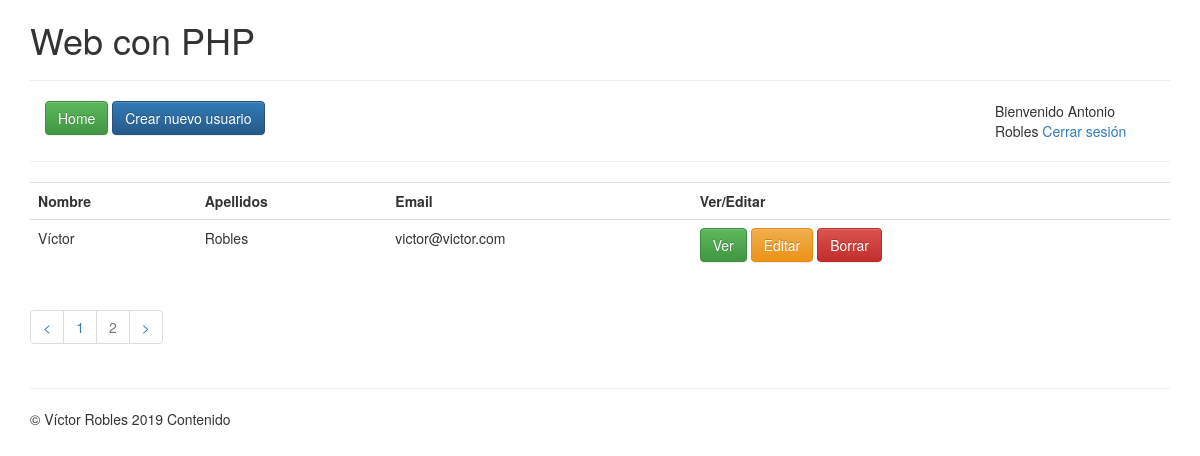
Page /app/index.php?page=2 (signed in) on the committed database.
### tables this page shows
CREATE TABLE `users` (
  `user_id` int(255) NOT NULL,
  `name` varchar(50) DEFAULT NULL,
  `surname` varchar(255) DEFAULT NULL,
  `bio` text,
  `email` varchar(255) DEFAULT NULL,
  `password` varchar(255) DEFAULT NULL,
  `role` varchar(20) DEFAULT NULL,
  `image` varchar(255) DEFAULT NULL
);

### app/index.php (the view, shortened to what this page needs)
<?php
include 'includes/header.php';
$users = mysqli_query($db, "SELECT * FROM users");
$num_total_users = mysqli_num_rows($users);
if($num_total_users > 0){
	$rows_per_page = 3;
	$page = false;
	if(isset($_GET["page"])){
		$page = $_GET["page"];
	}
	if(!$page){
		$start = 0;
		$page = 1;
	}else{
		$start = ($page-1) * $rows_per_page;
	}
	$total_pages = ceil($num_total_users / $rows_per_page);
	$sql="SELECT * FROM users ORDER BY user_id DESC LIMIT {$start}, {$rows_per_page};";
	$users = mysqli_query($db, $sql);
}else{
	echo "No hay usuarios";
}
?>
<table class="table">
	<tr>
		<th>Nombre</th>
		<th>Apellidos</th>
		<th>Email</th>
		<th>Ver/Editar</th>
	</tr>
	<?php while ($user = mysqli_fetch_assoc($users)) { ?>
	<tr>
		<td><?=$user["name"]?></td>
		<td><?=$user["surname"]?></td>
		<td><?=$user["email"]?></td>
		<td>
			<a href="ver.php?id=<?=$user["user_id"]?>" class="btn btn-success">Ver</a>
			<a href="editar.php?id=<?=$user["user_id"]?>" class="btn btn-warning">Editar</a>
			<?php if(isset($_SESSION["logged"]) && $_SESSION["logged"]["role"] == 1){ ?>
				<a href="borrar.php?id=<?=$user["user_id"]?>" class="btn btn-danger">Borrar</a>
			<?php } ?>
		</td>
	</tr>
	<?php } ?>
</table>
<?php if($num_total_users >= 1){ ?>
<ul class="pagination">
	<li><a href="?page=<?=($page-1)?>"><</a></li>
	<?php for($i = 1; $i<=$total_pages; $i++){ ?>
		<?php if($page == $i){ ?>
			<li class="disabled"><a href="#"><?=$i?></a></li>
		<?php }else{ ?>
			<li><a href="?page=<?=$i?>"><?=$i?></a></li>
		<?php } ?>
	<?php } ?>
	<li><a href="?page=<?php $show_page=($page+1); if($show_page <= $total_pages){ echo $show_page ; }else{ echo $total_pages; } ?>">></a></li>
</ul>
<?php }?>
<?php
include 'includes/footer.php';
?>

### rows in the picture
users: name "Víctor", surname "Robles", email "victor@victor.com"

### other values in the picture
$_SESSION["logged"]["name"] "Antonio"
$_SESSION["logged"]["surname"] "Robles"
$variable "Contenido"
